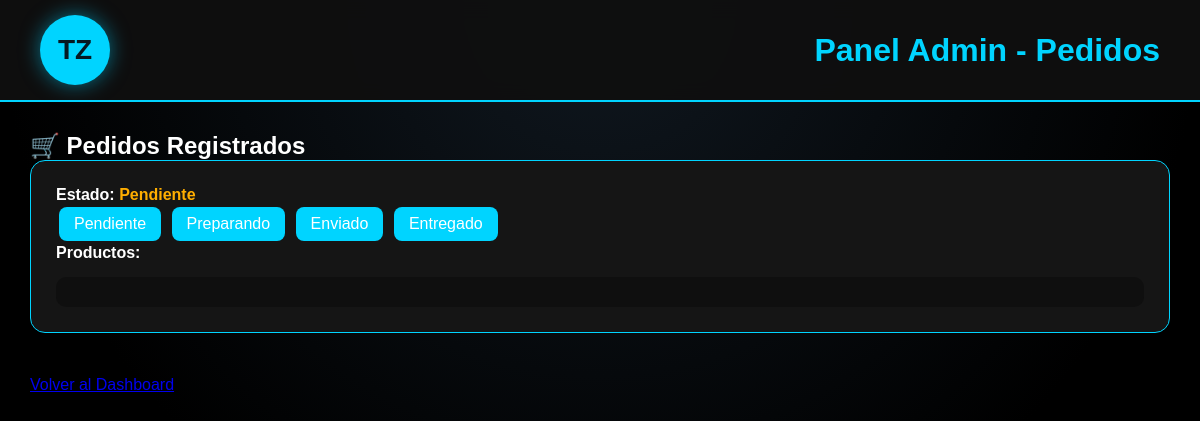
Before: /panel-admin/pedidos/ (signed in) with the older database file.
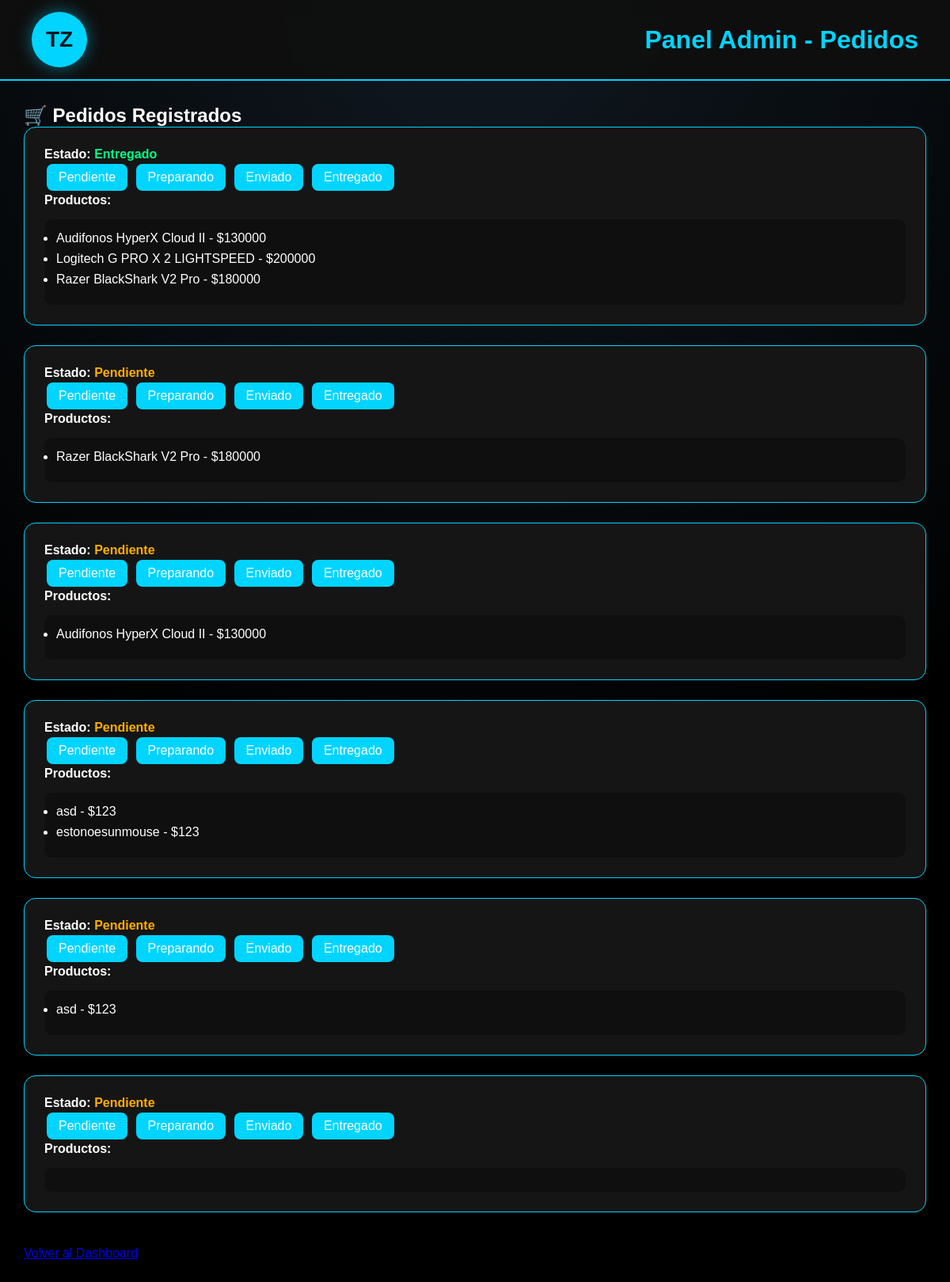
After: the same page with the newer database file.
### tienda/models.py (models this page shows, shortened)
class Pedido(models.Model):
    usuario = models.ForeignKey(
        'auth.User',
        on_delete=models.CASCADE
    )
    total = models.IntegerField()
    fecha = models.DateTimeField(
        auto_now_add=True
    )
    estado = models.CharField(
    max_length=20,
    default='Pendiente'
)

class DetallePedido(models.Model):
    pedido = models.ForeignKey(
        Pedido,
        on_delete=models.CASCADE
    )
    producto = models.ForeignKey(
        Producto,
        on_delete=models.CASCADE
    )
    precio = models.IntegerField()
    cantidad = models.IntegerField(default=1)

class Producto(models.Model):
    nombre = models.CharField(max_length=200)
    precio = models.IntegerField(validators=[MinValueValidator(0)])
    descripcion = models.TextField()
    imagen = models.ImageField(upload_to='productos/', null=True, blank=True)
    stock = models.IntegerField(default=0, validators=[MinValueValidator(0)])
    categoria = models.CharField(max_length=50, default='Otros')
    activo = models.BooleanField(default=True)

### tienda/views.py (the view)
# urls.py: path('panel-admin/pedidos/',views.admin_pedidos,name='admin_pedidos'),
@login_required
def admin_pedidos(request):
    if not request.user.is_staff:
        return redirect('/')
    pedidos = Pedido.objects.all().order_by('-id')
    return render(request, 'admin_panel/pedidos.html', {'pedidos': pedidos})

### tienda/context_processors.py (called while the page is built)
def carrito_count(request):
    carrito = request.session.get('carrito', [])
    return {
        'carrito_count': len(carrito)
    }

### templates/admin_panel/pedidos.html (shortened to what this page needs)
{% load static %}
<!DOCTYPE html>
<html lang="es">
<head>
<link rel="stylesheet" href="{% static 'css/style.css' %}">
</head>
<body>
<header>
    <div class="logo">TZ</div>
    <h1>Panel Admin - Pedidos</h1>
</header>
<section style="padding:30px;">
<table style="width:100%; border-collapse:collapse;">
<h2>🛒 Pedidos Registrados</h2>
{% for pedido in pedidos %}
<div class="pedido-card">
<p>
    <strong>Estado:</strong>
    {% if pedido.estado == 'Pendiente' %}
        <span class="estado-pendiente">{{ pedido.estado }}</span>
    {% elif pedido.estado == 'Preparando' %}
        <span class="estado-preparando">{{ pedido.estado }}</span>
    {% elif pedido.estado == 'Enviado' %}
        <span class="estado-enviado">{{ pedido.estado }}</span>
    {% elif pedido.estado == 'Entregado' %}
        <span class="estado-entregado">{{ pedido.estado }}</span>
    {% endif %}
</p>
<a href="{% url 'cambiar_estado' pedido.id 'Pendiente' %}" class="estado-btn">
    Pendiente
</a>
<a href="{% url 'cambiar_estado' pedido.id 'Preparando' %}" class="estado-btn">
    Preparando
</a>
<a href="{% url 'cambiar_estado' pedido.id 'Enviado' %}" class="estado-btn">
    Enviado
</a>
<a href="{% url 'cambiar_estado' pedido.id 'Entregado' %}" class="estado-btn">
    Entregado
</a>
<p><strong>Productos:</strong></p>
<ul class="productos-lista">
    {% for detalle in pedido.detallepedido_set.all %}
        <li>
            {{ detalle.producto.nombre }}
            - ${{ detalle.precio }}
        </li>
    {% endfor %}
</ul>
</div>
{% endfor %}
<br>
<a href="{% url 'panel_admin' %}">
    Volver al Dashboard
</a>

Changed rows visible on the page:
added Pedido: estado "Entregado"
added DetallePedido: producto.nombre "Audifonos HyperX Cloud II", precio "130000", shown under "Entregado"
added DetallePedido: producto.nombre "Logitech G PRO X 2 LIGHTSPEED", precio "200000", shown under "Entregado"
added DetallePedido: producto.nombre "Razer BlackShark V2 Pro", precio "180000", shown under "Entregado"
added Pedido: estado "Pendiente"
added DetallePedido: producto.nombre "Razer BlackShark V2 Pro", precio "180000", shown under "Pendiente"
added Pedido: estado "Pendiente"
added DetallePedido: producto.nombre "Audifonos HyperX Cloud II", precio "130000", shown under "Pendiente"
added Pedido: estado "Pendiente"
added DetallePedido: producto.nombre "asd", precio "123", shown under "Pendiente"
added DetallePedido: producto.nombre "estonoesunmouse", precio "123", shown under "Pendiente"
added Pedido: estado "Pendiente"
added DetallePedido: producto.nombre "asd", precio "123", shown under "Pendiente"
